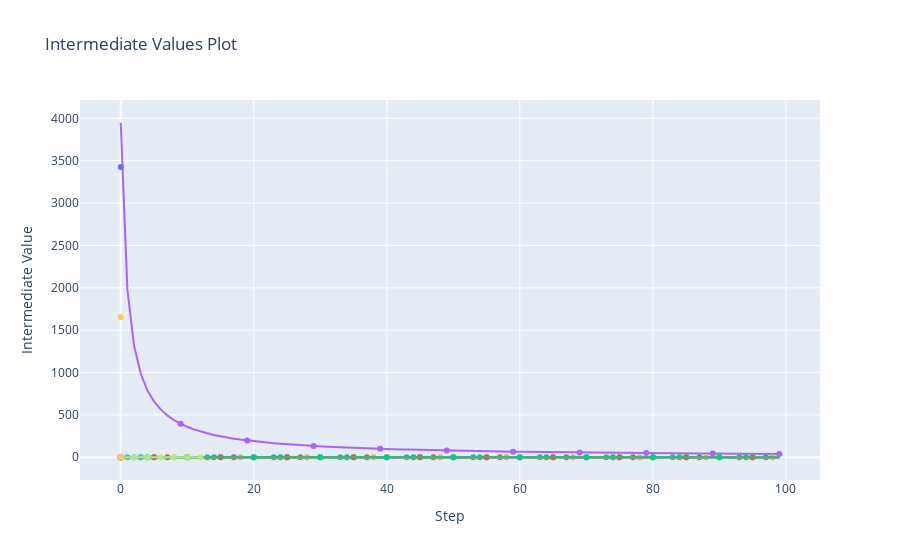

The notebook cell this image was saved under:
### Code cell
optuna.visualization.plot_intermediate_values(study)
